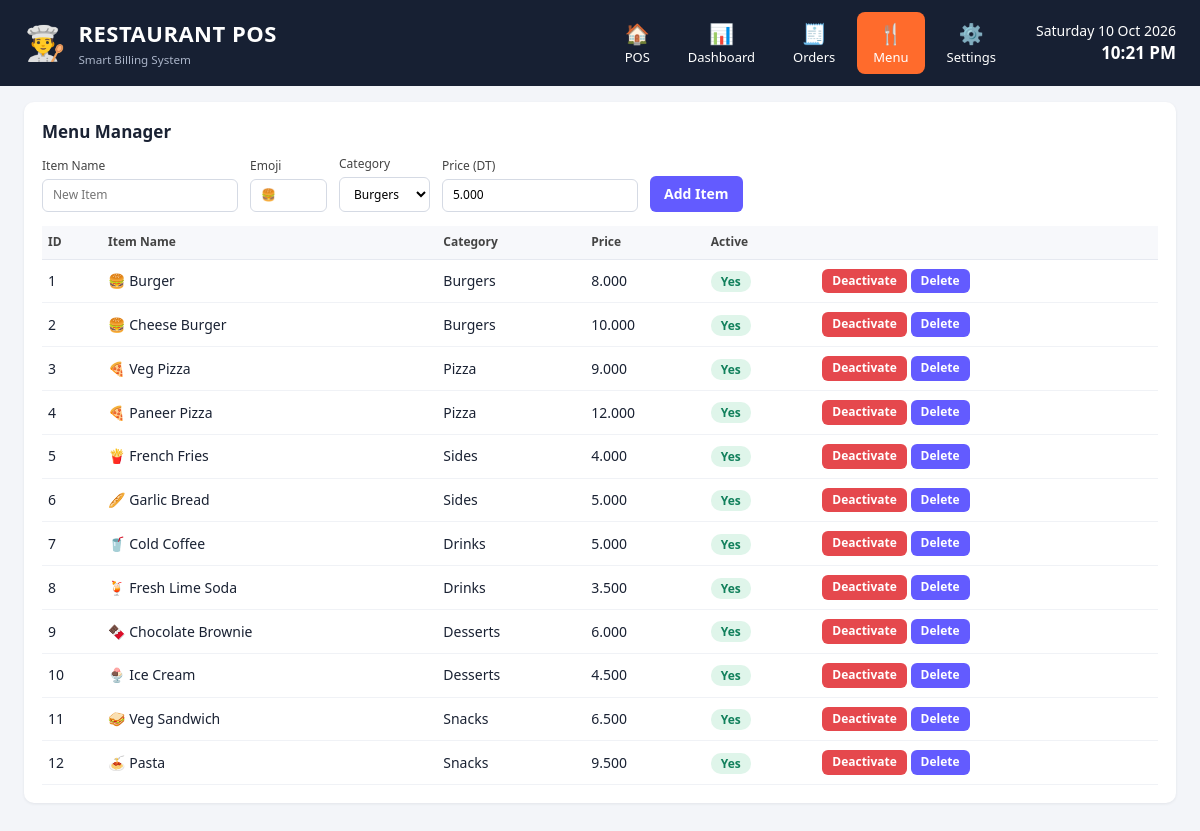
Page /menu.php on the committed database.
### tables this page shows
CREATE TABLE menu_items (
  id INT AUTO_INCREMENT PRIMARY KEY,
  name VARCHAR(100) NOT NULL,
  category_id INT NOT NULL,
  price DECIMAL(10,3) NOT NULL,
  emoji VARCHAR(10) NOT NULL DEFAULT '🍽️',
  active TINYINT(1) NOT NULL DEFAULT 1,
  FOREIGN KEY (category_id) REFERENCES categories(id)
);

CREATE TABLE categories (
  id INT AUTO_INCREMENT PRIMARY KEY,
  name VARCHAR(50) NOT NULL,
  icon VARCHAR(10) NOT NULL DEFAULT '🍽️'
);

### config.php (called while the page is built, shortened)
<?php
function h($s) { return htmlspecialchars((string)$s, ENT_QUOTES, 'UTF-8'); }

### menu.php (the view, shortened to what this page needs)
<?php $page='menu'; include 'inc/header.php';
$cats=$pdo->query('SELECT * FROM categories')->fetchAll();
$rows=$pdo->query('SELECT m.*,c.name cat FROM menu_items m JOIN categories c ON c.id=m.category_id ORDER BY m.id')->fetchAll(); ?>
<div class="card pad"><h2>Menu Manager</h2>
<form method="post" class="frm"><input type="hidden" name="add" value="1">
 <label>Item Name<input name="name" placeholder="New Item" required></label>
 <label>Emoji<input name="emoji" placeholder="🍔" size="3"></label>
 <label>Category<select name="cat"><?php foreach($cats as $c): ?><option value="<?=$c['id']?>"><?=h($c['name'])?></option><?php endforeach; ?></select></label>
 <label>Price (<?=CUR?>)<input type="number" step="0.001" min="0" name="price" value="5.000" required></label>
 <button class="btn">Add Item</button></form>
<div class="scroll"><table class="tbl"><tr><th>ID</th><th>Item Name</th><th>Category</th><th>Price</th><th>Active</th><th></th></tr>
<?php foreach($rows as $m): ?><tr><td><?=$m['id']?></td><td><?=h($m['emoji'].' '.$m['name'])?></td><td><?=h($m['cat'])?></td><td><?=number_format($m['price'],3)?></td>
<td><span class="pill <?=$m['active']?'':'off'?>"><?=$m['active']?'Yes':'No'?></span></td>
<td><a class="btn sm red" href="?toggle=<?=$m['id']?>"><?=$m['active']?'Deactivate':'Activate'?></a> <a class="btn sm" href="?del=<?=$m['id']?>" onclick="return confirm('Delete this item?')">Delete</a></td></tr><?php endforeach; ?></table></div></div>
<?php include 'inc/footer.php'; ?>

### assets/style.css (style rules this page uses)
:root { --bg:#F3F5F9;--dark:#172033;--acc:#635BFF;--green:#12805C;--red:#e5484d;--mut:#718096;--line:#e6e9f0 }
* { box-sizing:border-box }
body { margin:0;background:var(--bg);font:14px/1.4 "Segoe UI",system-ui,sans-serif;color:#1a2233 }
.card { background:#fff;border-radius:10px;box-shadow:0 1px 3px #1a223314 }
.pad { padding:18px;margin-bottom:16px }
.pad h2 { margin:0 0 12px;font-size:17px }
.btn { background:var(--acc);color:#fff;border:0;border-radius:6px;padding:8px 14px;font:inherit;font-weight:600;cursor:pointer;text-decoration:none;display:inline-block }
.btn.red { background:var(--red) }
.btn.sm { padding:4px 10px;font-size:12px }
input,select { border:1px solid #d5dae4;border-radius:6px;padding:7px 10px;font:inherit;background:#fff }
.otbl,.tbl { width:100%;border-collapse:collapse }
th { text-align:left;color:#444;font-size:12px;padding:8px 6px;border-bottom:1px solid var(--line) }
td { padding:9px 6px;border-bottom:1px solid #f0f2f6 }
.scroll { overflow-x:auto }
.tbl th { background:#f7f8fb }
.frm { display:flex;gap:12px;align-items:flex-end;flex-wrap:wrap;margin-bottom:14px }
.frm label { display:flex;flex-direction:column;gap:4px;font-size:12px;color:#444 }
.pill { background:#dff5ea;color:var(--green);padding:2px 10px;border-radius:10px;font-size:12px;font-weight:600 }

### rows in the picture
menu_items: id "1", emoji+name "🍔 Burger", category.name "Burgers", price "8.000", active "Yes"
menu_items: id "2", emoji+name "🍔 Cheese Burger", category.name "Burgers", price "10.000", active "Yes"
menu_items: id "3", emoji+name "🍕 Veg Pizza", category.name "Pizza", price "9.000", active "Yes"
menu_items: id "4", emoji+name "🍕 Paneer Pizza", category.name "Pizza", price "12.000", active "Yes"
menu_items: id "5", emoji+name "🍟 French Fries", category.name "Sides", price "4.000", active "Yes"
menu_items: id "6", emoji+name "🥖 Garlic Bread", category.name "Sides", price "5.000", active "Yes"
menu_items: id "7", emoji+name "🥤 Cold Coffee", category.name "Drinks", price "5.000", active "Yes"
menu_items: id "8", emoji+name "🍹 Fresh Lime Soda", category.name "Drinks", price "3.500", active "Yes"
menu_items: id "9", emoji+name "🍫 Chocolate Brownie", category.name "Desserts", price "6.000", active "Yes"
menu_items: id "10", emoji+name "🍨 Ice Cream", category.name "Desserts", price "4.500", active "Yes"
menu_items: id "11", emoji+name "🥪 Veg Sandwich", category.name "Snacks", price "6.500", active "Yes"
menu_items: id "12", emoji+name "🍝 Pasta", category.name "Snacks", price "9.500", active "Yes"

### other values in the picture
$S['name'] "RESTAURANT POS"
$i "🏠"
$t "POS"
$i "📊"
$t "Dashboard"
$i "🧾"
$t "Orders"
$i "🍴"
$t "Menu"
$i "⚙️"
$t "Settings"
CUR "DT"
form field cat "Burgers"
